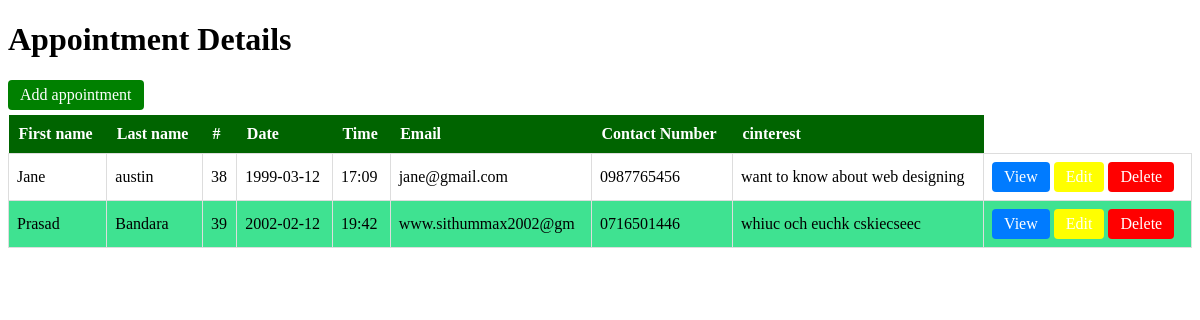
/consultant/cons_list.php, run on the app's committed database.
### tables this page shows
CREATE TABLE `appointment` (
  `fname` varchar(10) NOT NULL,
  `lname` varchar(10) NOT NULL,
  `Appointment_ID` int(10) NOT NULL,
  `Date` date NOT NULL,
  `Time` varchar(6) NOT NULL,
  `pemail` varchar(20) NOT NULL,
  `cnumber` varchar(10) NOT NULL,
  `cinterest` varchar(300) NOT NULL,
  `Cons_ID` int(10) NOT NULL,
  `User_ID` int(10) NOT NULL
);

### consultant/cons_list.php (the view, shortened to what this page needs)
<!DOCTYPE html>
<html>
<head>
<link rel="stylesheet" href="con_list.css">
</head>
<body>
<h1>Appointment Details</h1>
<div>
<a  href="consultant.php"  class="Ap_add_btn">Add appointment</a>
    </div>
    <table class="Ap_add_table">
        <tr>
            <th>First name</th>
            <th>Last name</th>
            <th>#</th>
            <th>Date</th>
            <th>Time</th>
            <th>Email</th>
            <th>Contact Number</th>
            <th>cinterest</th>
        </tr>
        <tbody>
            <?php
            include("config.php");
            $sql="SELECT fname,lname,Appointment_ID,Date,Time,pemail,cnumber,cinterest,Cons_ID,User_ID FROM appointment";
            $result=$con->query($sql);
            while($row=$result->fetch_assoc()) {
                ?>
                        <tr>
                            <td><?php echo $row["fname"]; ?></td>
                            <td><?php echo $row["lname"]; ?></td>
                            <td><?php echo $row["Appointment_ID"]; ?></td>
                            <td><?php echo $row["Date"]; ?></td>
                            <td><?php echo $row["Time"]; ?></td>
                            <td><?php echo $row["pemail"]; ?></td>
                            <td><?php echo $row["cnumber"]; ?></td>
                            <td><?php echo $row["cinterest"]; ?></td>
                            <td>
                                <a href="cons_ap_view.php?id=<?php echo $row["Appointment_ID"]; ?>" class="Ap_view_btn">View</a>
                                <a href="edit_consultant.php?id=<?php echo $row["Appointment_ID"]; ?>" class="Ap_edit_btn">Edit</a>
                                <a href="delete_consultant.php?id=<?php echo $row["Appointment_ID"]; ?>" class="Ap_delete_btn">Delete</a>
                            </td>
                        </tr>
                <?php
            }
            ?>
        </tbody>
</body>
</html>

### consultant/con_list.css (style rules this page uses)
.Ap_add_table { width: 100%; border-collapse: collapse; }
.Ap_add_table th { background-color: darkgreen; color: #fff; padding: 10px; text-align: left; }
.Ap_add_table td { border: 1px solid #ddd; padding: 8px; }
.Ap_add_table tbody tr:nth-child(even) { background-color: #3fe291; }
.Ap_view_btn { background-color: #007bff; }
.Ap_edit_btn { background-color: yellow; }
.Ap_delete_btn { background-color: red; }
.Ap_add_btn { background-color: green; margin-bottom: 5px; }
.Ap_view_btn, .Ap_edit_btn, .Ap_add_btn, .Ap_delete_btn { display: inline-block; padding: 6px 12px; color: #fff; text-decoration: none; border: none; border-radius: 4px; cursor: pointer; transition: background-color 0.3s ease; }

### data on the page
appointment: fname "Jane", lname "austin", Appointment_ID "38", Date "1999-03-12", Time "17:09", pemail "jane@gmail.com", cnumber "0987765456", cinterest "want to know about web designing"
appointment: fname "Prasad", lname "Bandara", Appointment_ID "39", Date "2002-02-12", Time "19:42", pemail "www.sithummax2002@gm", cnumber "0716501446", cinterest "whiuc och euchk cskiecseec"
